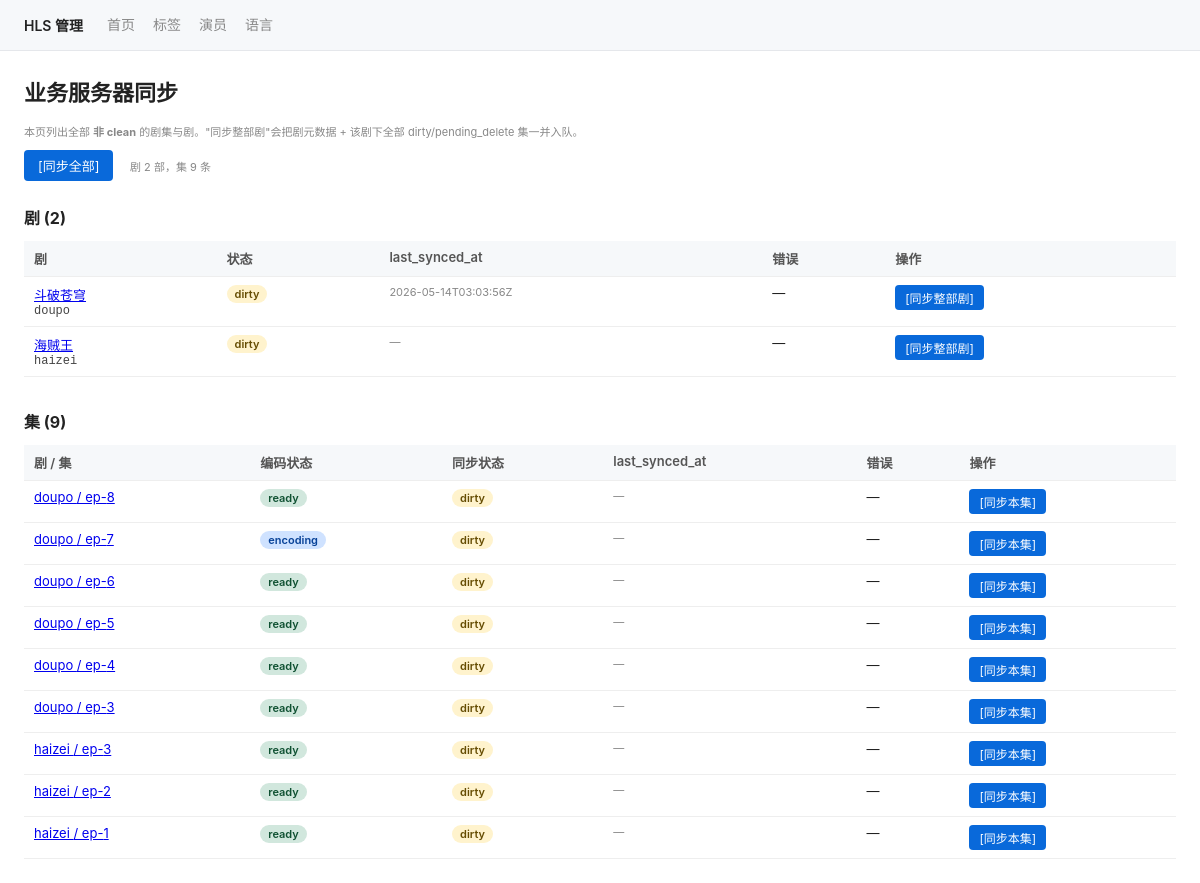
The app's page /admin/sync, older data.
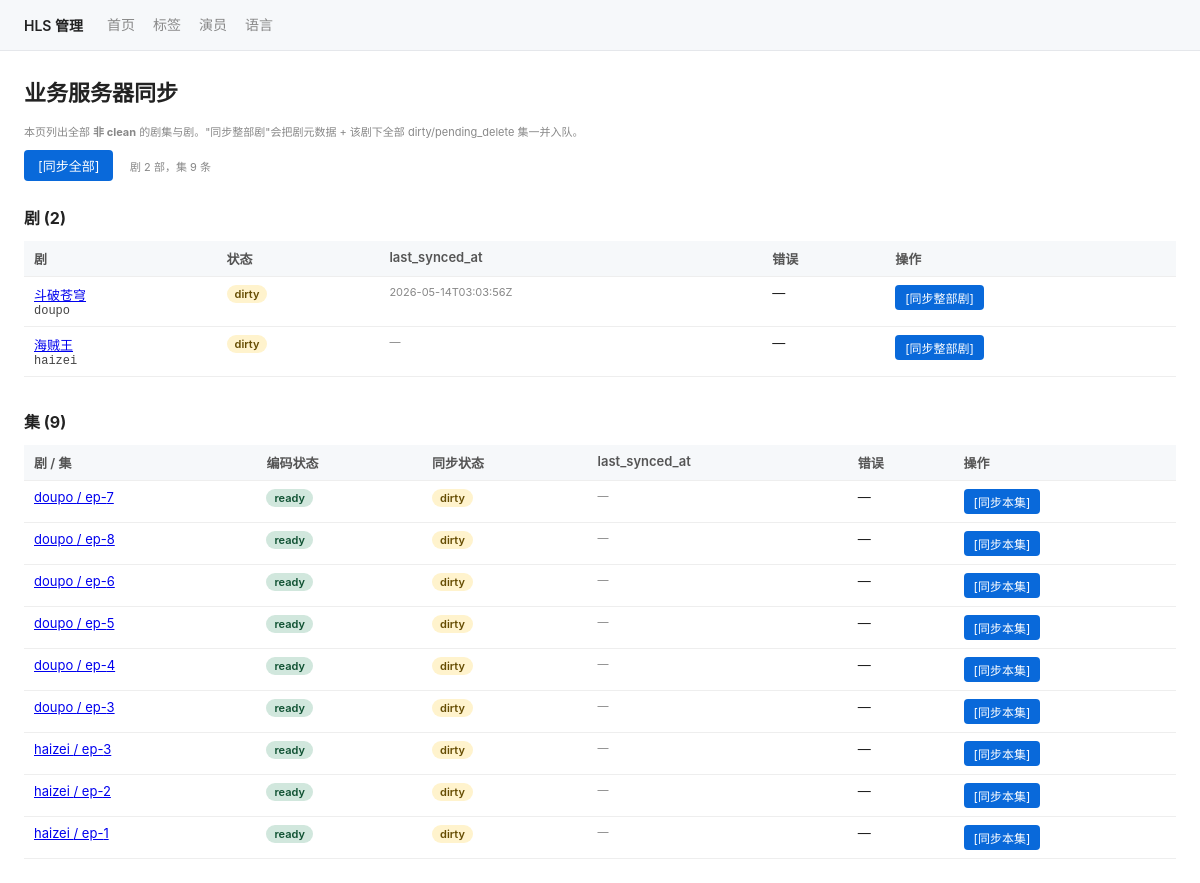
The same page, newer data.
### tables this page shows
CREATE TABLE dramas (
  slug             TEXT    PRIMARY KEY,
  default_lang     TEXT    NOT NULL,
  -- business-server-sync (step 6): drama-level sync state machine.
  -- Values: 'dirty' / 'syncing' / 'clean' / 'sync_failed' / 'pending_delete'.
  -- A fresh drama starts 'dirty'. Library cascades flip to 'dirty' (skipping
  -- 'pending_delete'). The sync worker is the only writer of 'syncing' /
  -- 'clean' / 'sync_failed' transitions.
  sync_status      TEXT    NOT NULL DEFAULT 'dirty',
  sync_error       TEXT,
  last_synced_at   TEXT,
  created_at       TEXT    NOT NULL,
  updated_at       TEXT    NOT NULL,
  FOREIGN KEY (default_lang) REFERENCES languages(code) ON DELETE RESTRICT
);

CREATE TABLE episodes (
  id               INTEGER PRIMARY KEY AUTOINCREMENT,
  drama_slug       TEXT    NOT NULL,
  ep_number        INTEGER NOT NULL,
  episode_id       TEXT    NOT NULL UNIQUE,
  status           TEXT    NOT NULL,
  duration_ms      INTEGER,
  play_url         TEXT,
  key_uri          TEXT,
  key_b64          TEXT,
  iv_hex           TEXT,
  cover_url        TEXT,
  width            INTEGER,
  height           INTEGER,
  source_filename  TEXT,
  error_message    TEXT,
  -- business-server-sync (step 6): episode-level sync state machine. Mirrors
  -- the dramas columns above. Independent from the drama row's sync_status.
  sync_status      TEXT    NOT NULL DEFAULT 'dirty',
  sync_error       TEXT,
  last_synced_at   TEXT,
  created_at       TEXT    NOT NULL,
  updated_at       TEXT    NOT NULL,
  UNIQUE(drama_slug, ep_number),
  FOREIGN KEY (drama_slug) REFERENCES dramas(slug) ON DELETE RESTRICT
);

### app/routers/sync.py (the view)
@router.get("/admin/sync", response_class=HTMLResponse)
async def sync_overview(request: Request) -> HTMLResponse:
    dramas = db.list_dramas_needing_sync()
    episodes = db.list_episodes_needing_sync_all()
    return _TEMPLATES.TemplateResponse(
        request,
        "sync.html",
        {
            "dramas": dramas,
            "episodes": episodes,
            "sync_enabled": bool(settings.business_sync_base_url),
            "nav_active": "sync",
        },
    )

### app/templates/sync.html (shortened to what this page needs)
{% extends "_base.html" %}
{% block content %}
<h1>业务服务器同步</h1>
<p class="meta">
  本页列出全部 <strong>非 clean</strong> 的剧集与剧。"同步整部剧"会把剧元数据 + 该剧下全部 dirty/pending_delete 集一并入队。
</p>
<div style="margin-bottom: 16px;">
  <button id="btn-sync-all" class="btn btn-primary" {% if not sync_enabled or (dramas|length == 0 and episodes|length == 0) %}disabled{% endif %}>
    [同步全部]
  </button>
  <span class="meta" style="margin-left: 12px;">
    剧 {{ dramas|length }} 部，集 {{ episodes|length }} 条
  </span>
</div>
<h2>剧 ({{ dramas|length }})</h2>
{% if dramas %}
<table>
  <thead>
    <tr>
      <th>剧</th>
      <th>状态</th>
      <th>last_synced_at</th>
      <th>错误</th>
      <th class="actions-col">操作</th>
    </tr>
  </thead>
  <tbody>
    {% for d in dramas %}
    <tr data-slug="{{ d.slug }}">
      <td>
        <a href="/admin/dramas/{{ d.slug }}">{{ d.name or d.slug }}</a>
        <div class="meta mono">{{ d.slug }}</div>
      </td>
      <td><span class="sync-badge {{ d.sync_status }}">{{ d.sync_status }}</span></td>
      <td class="meta">{{ d.last_synced_at or '—' }}</td>
      <td>
        {% if d.sync_error %}
          <details class="error">
            <summary class="meta">查看错误</summary>
            <pre>{{ d.sync_error }}</pre>
          </details>
        {% else %}—{% endif %}
      </td>
      <td class="actions-col">
        <button class="btn btn-sm btn-primary btn-sync-drama" data-slug="{{ d.slug }}" {% if not sync_enabled %}disabled{% endif %}>
          [同步整部剧]
        </button>
      </td>
    </tr>
    {% endfor %}
  </tbody>
</table>
{% else %}
<p class="meta">所有剧均为 clean。</p>
{% endif %}
<h2 style="margin-top: 32px;">集 ({{ episodes|length }})</h2>
{% if episodes %}
<table>
  <thead>
    <tr>
      <th>剧 / 集</th>
      <th>编码状态</th>
      <th>同步状态</th>
      <th>last_synced_at</th>
      <th>错误</th>
      <th class="actions-col">操作</th>
    </tr>
  </thead>
  <tbody>
    {% for e in episodes %}
    <tr data-slug="{{ e.drama_slug }}" data-ep="{{ e.ep_number }}">
      <td>
        <a href="/admin/dramas/{{ e.drama_slug }}/episodes/{{ e.ep_number }}">
          {{ e.drama_slug }} / ep-{{ e.ep_number }}
        </a>
      </td>
      <td><span class="badge {{ e.status }}">{{ e.status }}</span></td>
      <td><span class="sync-badge {{ e.sync_status }}">{{ e.sync_status }}</span></td>
      <td class="meta">{{ e.last_synced_at or '—' }}</td>
      <td>
        {% if e.sync_error %}
          <details class="error">
            <summary class="meta">查看错误</summary>
            <pre>{{ e.sync_error }}</pre>
          </details>
        {% else %}—{% endif %}
      </td>
      <td class="actions-col">
        <button class="btn btn-sm btn-primary btn-sync-ep" data-slug="{{ e.drama_slug }}" data-ep="{{ e.ep_number }}" {% if not sync_enabled %}disabled{% endif %}>
          [同步本集]
        </button>
      </td>
    </tr>
    {% endfor %}
  </tbody>
</table>
{% else %}
<p class="meta">所有集均为 clean。</p>
{% endif %}
{% endblock %}

### app/templates/_base.html (shortened to what this page needs)
<!DOCTYPE html>
<html lang="zh-CN">
<head>
    <link rel="stylesheet" href="/static/admin.css">
</head>
<body>
{% set nav_active = nav_active|default('') %}
<nav class="topnav">
    <span class="brand">HLS 管理</span>
    <a href="/admin"           class="{{ 'active' if nav_active == 'home' }}">首页</a>
    <a href="/admin/tags"      class="{{ 'active' if nav_active == 'tags' }}">标签</a>
    <a href="/admin/actors"    class="{{ 'active' if nav_active == 'actors' }}">演员</a>
    <a href="/admin/languages" class="{{ 'active' if nav_active == 'languages' }}">语言</a>
</nav>
<main>
{% block content %}{% endblock %}
</main>
</body>
</html>

### app/static/admin.css (style rules this page uses)
:root { --bg: #ffffff; --bg-alt: #f6f8fa; --bg-strip: #e9ecef; --fg: #222; --fg-meta: #888; --fg-mono: #444; --accent: #0969da; --success: #1f883d; --danger: #d73a49; --warning-bg: #fff3cd; --warning-fg: #664d03; --info-bg: #cfe2ff; --info-fg: #084298; --ready-bg: #d1e7dd; --ready-fg: #0f5132; --error-bg: #f8d7da; --error-fg: #842029; --border: #e5e7eb; }
* { box-sizing: border-box; }
body { font-family: -apple-system, "PingFang SC", "Helvetica Neue", sans-serif; margin: 0; color: var(--fg); background: var(--bg); }
main { padding: 24px; max-width: 1200px; margin: 0 auto; }
h1 { margin: 0 0 16px; font-size: 22px; }
h2 { margin: 24px 0 12px; font-size: 16px; }
nav.topnav { display: flex; align-items: center; padding: 10px 24px; background: var(--bg-alt); border-bottom: 1px solid var(--border); font-size: 14px; }
nav.topnav .brand { font-weight: 600; margin-right: 24px; }
nav.topnav a { color: var(--fg-meta); text-decoration: none; margin-right: 18px; padding: 4px 0; border-bottom: 2px solid transparent; }
button, .btn { padding: 6px 14px; border: 0; border-radius: 4px; font-size: 13px; cursor: pointer; font-family: inherit; color: white; background: var(--accent); }
.btn-primary { background: var(--accent); }
.btn-sm { padding: 4px 10px; font-size: 12px; }
table { width: 100%; border-collapse: collapse; font-size: 13px; }
table th, table td { padding: 8px 10px; border-bottom: 1px solid #eee; text-align: left; vertical-align: top; }
table th { background: var(--bg-alt); font-weight: 600; color: #555; }
.badge { display: inline-block; padding: 2px 8px; border-radius: 10px; font-size: 11px; font-weight: 600; }
.badge.ready { background: var(--ready-bg); color: var(--ready-fg); }
.sync-badge { display: inline-block; padding: 2px 8px; border-radius: 10px; font-size: 11px; font-weight: 600; }
.sync-badge.dirty { background: var(--warning-bg); color: var(--warning-fg); }
.meta { color: var(--fg-meta); font-size: 11px; }
.mono { font-family: ui-monospace, Menlo, monospace; font-size: 12px; color: var(--fg-mono); }
.actions-col { white-space: nowrap; }

Row changes from the older to the newer data that the page shows:
changed episodes (number 1 of 9 on the later page): status "encoding" → "ready"; moves up the list
